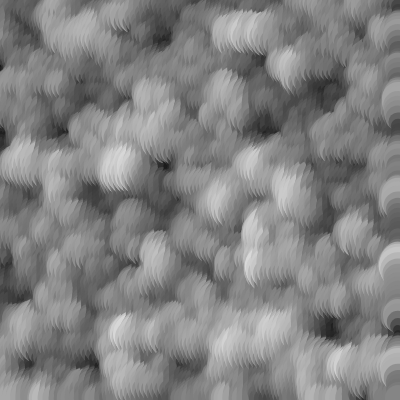
Frame 1 (no input)
Frame 60 (no input): identical to frame 1, image omitted
Frame 120 (the mouse pressed at the canvas centre since frame 60): identical to frame 1, image omitted

The p5.js sketch that drew this single still picture (run headless with seeded random() and noise() and a simulated clock; from frame 60 on, the mouse is pressed at the canvas centre):

// p5.js sketch
// ── sketch.js
let points = 100;
let xoff;
let noiseY = 0;

let colora, colorb;

function setup() {
  createCanvas(400, 400);
  strokeWeight(20);
  
  xoff = width / points;
  
  colora = color(50, 50, 255);
  colorb = color(255, 50, 255);
}

function draw() {
  background(255);
  
  for(let i = 0; i < points; ++i) {
    let x = i * xoff + xoff * 0.5;
    for (let j = 0; j < points; ++j) {
      let y = j * xoff + xoff * 0.5;
      let n = noise(x * 0.03, y * 0.03);
      let s = n * 50;
      let col = n * 255;

      strokeWeight(s);
      stroke(col);

      point(x, y);
    }
  }
}
